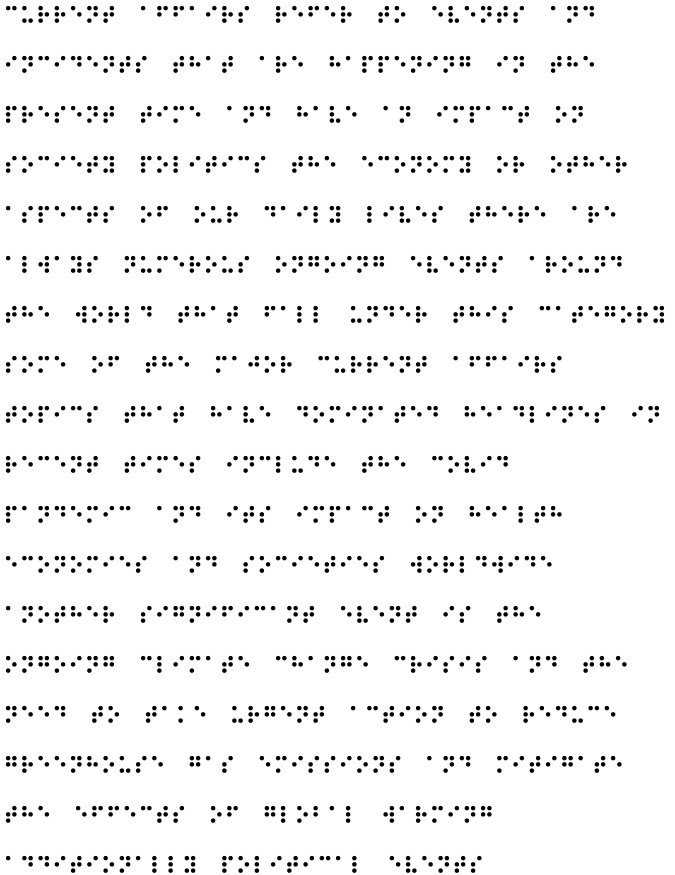
#> input picture Braille.png, 2700 x 3500 px (shown at 1/4 size)
$ python braile_to_english.py
#> lines starting #> are read from the running program, lines starting #| are printed output that depends on the picture; after the words box and inside, x2 and y2 are one past the last pixel; in counts of white or black regions, pixels touching at a corner belong together
import cv2
import math
import numpy as np

braille_dict = {
    'a': '100000',
    'b': '101000',
    'c': '110000',
    'd': '110100',
    'e': '100100',
    'f': '111000',
    'g': '111100',
    'h': '101100',
    'i': '011000',
    'j': '011100',
    'k': '100010',
    'l': '101010',
    'm': '110010',
    'n': '110110',
    'o': '100110',
    'p': '111010',
    'q': '111110',
    'r': '101110',
    's': '011010',
    't': '011110',
    'u': '100011',
    'v': '101011',
    'w': '011101',
    'x': '110011',
    'y': '110111',
    'z': '100111',
    ' ': '000000',
}


def find_bounding_boxes(label_matrix, obj_list):
    bounding_boxes = {}

    for label in range(len(obj_list)):
        # Find the rows and columns where the labeled region appears in the label matrix
        rows, cols = np.where(label_matrix == obj_list[label])

        # Calculate the minimum and maximum rows and columns
        min_row = np.min(rows)
        max_row = np.max(rows)
        min_col = np.min(cols)
        max_col = np.max(cols)
        x1 = (max_row + min_row) // 2
        y1 = (min_col + max_col) // 2
        bounding_boxes[label] = (x1, y1)

    return bounding_boxes


def cal_dis(mid_dot):
    p1 = mid_dot[0]
    p2 = mid_dot[1]
    p3 = mid_dot[2]
    dis1 = int(math.hypot(p2[0] - p1[0], p2[1] - p1[1]))
    dis2 = int(math.hypot(p3[0] - p2[0], p3[1] - p2[1]))
    max_dis = int(dis1 + dis2)
    return dis1, max_dis, dis2


def count_object(my_array):
    my_array = np.array(my_array, dtype='uint16')
    m1 = np.pad(my_array, [(1, 1), (1, 1)], mode='constant', constant_values=0)  # padding top and left row of zeors
    obj_list = []
    size = np.shape(m1)  # size of img
    row = size[0]
    col = size[1]
    counter = 0
    label = np.zeros_like(m1)  # label matrix
    for i in range(1, row - 1):
        for j in range(1, col - 1):  # creating label matrix 1st iteration
            if m1[i][j] == 0:
                neighbors = [label[i - 1][j - 1], label[i - 1][j], label[i - 1][j + 1], label[i][j - 1]]  # checking
                # neighbours and giving the minimum value to pixel
                connected_neighbors = [x for x in neighbors if x > 0]
                if connected_neighbors:
                    min_label = min(connected_neighbors)
                    label[i][j] = min_label
                    for neighbor in connected_neighbors:
                        if neighbor != min_label:
                            obj_list[min_label - 1] += obj_list[neighbor - 1]  # creating list to see if the
                            # connected object has any other value
                            obj_list[neighbor - 1] = []  # clearing the overlying neighbours
                else:
                    counter += 1  # if no neighbour iterate
                    label[i][j] = counter
                    obj_list.append([counter])

    obj_list = [obj for obj in obj_list if obj]
    obj_counter = len(obj_list)
    print("number of objects are ", obj_counter)

    rep_labels = {}  # creating dictionary
    for elem in obj_list:
        if len(elem) > 1:
            # use the first element as the representative label for the object
            rep_labels.update({label_val: elem[0] for label_val in elem})

    # replace the labels in the label matrix using the representative labels
    for i in range(1, row - 1):
        for j in range(1, col - 1):
            label_val = label[i][j]
            if label_val in rep_labels:
                label[i][j] = rep_labels[label_val]

    # cv2.imshow("label", label)
    # cv2.waitKey(0)
    cv2.imwrite('label_matrix.png', label)

    return label, obj_list


img = cv2.imread("Braille.png", 0)
#> img: shape (3500, 2700); values 10 (black) and 255 (white), 95.8% white; 1553 black regions, largest, box (x1, y1, x2, y2) and area: (23, 23, 42, 42) 253, (48, 23, 67, 42) 253, (88, 23, 107, 42) 253
size = np.shape(img)
#> size = (3500, 2700)
new_size = (540, 700)
# Resize the image
interpol = cv2.INTER_AREA
gray = cv2.resize(img, new_size, interpolation=interpol)
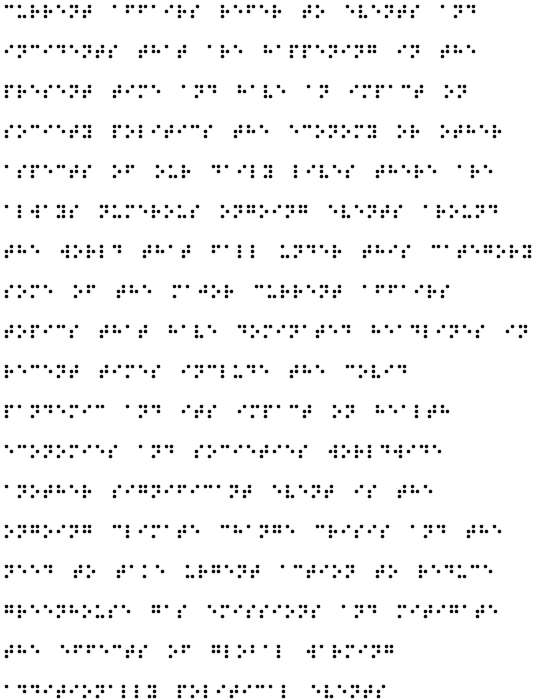
#> gray: shape (700, 540); min 10, max 255, mean 244.8
size = np.shape(gray)
#> size = (700, 540)
for i in range(size[0]):  # restricting it to 1 level
    for j in range(size[1]):
        if gray[i][j] <= 128:
            gray[i][j] = 0
        else:
            gray[i][j] = 255
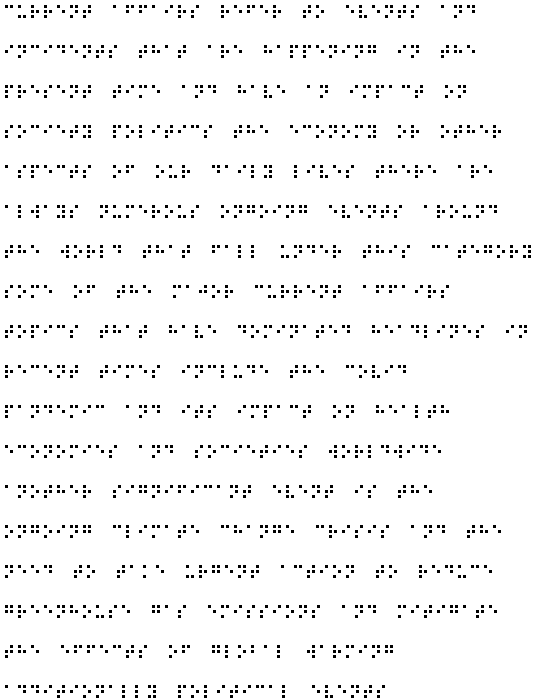
#> gray: shape (700, 540); 96.3% white; black in thin lines or dots

label_matrix, obj_list = count_object(gray)
#> in count_object, `my_array = np.array(my_array, dtype='uint16')`: my_array: shape (700, 540) uint16; 96.3% white; black in thin lines or dots
#> in count_object, `m1 = np.pad(my_array, [(1, 1), (1, 1)], mode='constant', constant_valu..`:
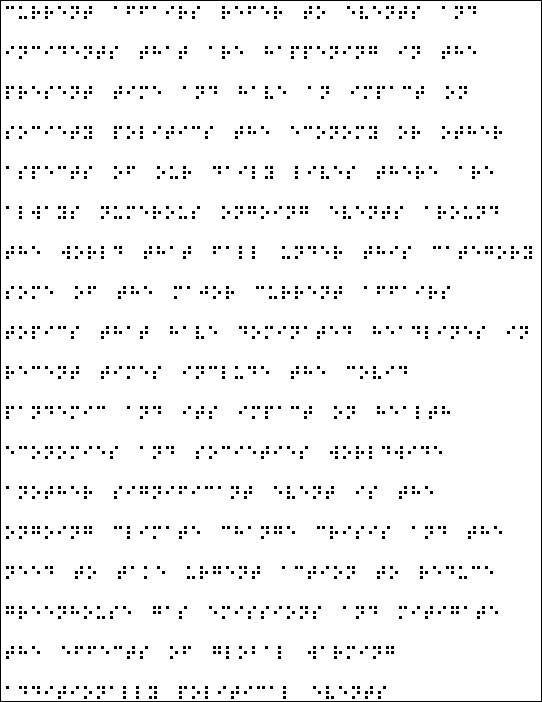
#> m1: shape (702, 542) uint16; 95.7% white; black in thin lines or dots
#> after the loop in count_object, `for i in range(1, row - 1):`:
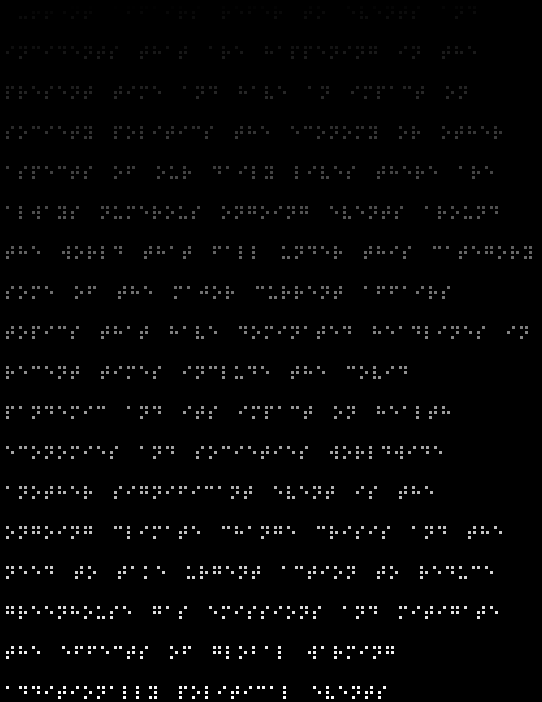
#> label: shape (702, 542) uint16; min 0, max 1553, mean 28.5; drawn with min black and max white
#| number of objects are  1553
#> obj_list = 1553 items, first 6: [1], [2], [3], [4], [5], [6]
mid_dot = find_bounding_boxes(label_matrix, obj_list)
#> the loop in find_bounding_boxes, `for label in range(len(obj_list)):` made 1553 passes
#> (rows, cols, min_row, max_row, min_col, max_col, x1, y1) on passes 1 to 3: ([6, 6, 6, 7, 7, 7, 8, 8, 8], [6, 7, 8, 6, 7, 8, 6, 7, 8], 6, 8, 6, 8, 7, 7), ([6, 6, 6, 7, 7, 7, 8, 8, 8], [11, 12, 13, 11, 12, 13, 11, 12, 13], 6, 8, 11, 13, 7, 12), ([6, 6, 6, 7, 7, 7, 8, 8, 8], [19, 20, 21, 19, 20, 21, 19, 20, 21], 6, 8, 19, 21, 7, 20)
#> after the loop in find_bounding_boxes, `for label in range(len(obj_list)):`: bounding_boxes = 1553 items
#> mid_dot = 1553 items

min_dis, max_dis, threshold_dis = cal_dis(mid_dot)
#> in cal_dis, `p1 = mid_dot[0]`: p1 = (7, 7)
#> in cal_dis, `p2 = mid_dot[1]`: p2 = (7, 12)
#> in cal_dis, `p3 = mid_dot[2]`: p3 = (7, 20)
#> in cal_dis, `dis1 = int(math.hypot(p2[0] - p1[0], p2[1] - p1[1]))`: dis1 = 5
#> in cal_dis, `dis2 = int(math.hypot(p3[0] - p2[0], p3[1] - p2[1]))`: dis2 = 8
#> in cal_dis, `max_dis = int(dis1 + dis2)`: max_dis = 13
#> min_dis = 5; max_dis = 13; threshold_dis = 8

# set to keep track of unique values
unique_row = set()
unique_col = set()

# iterate through values in the dictionary
for value in mid_dot.values():
    # add first value in tuple to set
    unique_row.add(value[0])
    unique_col.add(value[1])
#> this loop made 1553 passes
#> after the loop, unique_col = 190 items; unique_row = 54 items
# convert set back to list
unique_row_list = sorted(list(unique_row))  # all the rows where the values start
#> unique_row_list = 54 values from 7 to 697
unique_col_list = sorted(list(unique_col))
#> unique_col_list = 190 values from 7 to 530
z1 = len(unique_row_list)
#> z1 = 54
z2 = len(unique_col_list)
#> z2 = 190
char_list = []

prev_key =0
range1 = (2 * min_dis) + 1
#> range1 = 11
range2 = min_dis + 1
#> range2 = 6
for l in range(0, z1, 3):  # iterating column by columnn
    k = unique_col_list[0]
    line_ended = False
    while True:
        my_list = []
        exist = True
        n = unique_row_list[l]
        o = k
        for m in range(n, n + range1, min_dis):
            for t in range(o, o + range2, min_dis):
                if label_matrix[m][t] != 0:
                    my_list.append(1)
                else:
                    my_list.append(0)

        binary_str = ''.join(map(str, my_list))
        if binary_str in braille_dict.values():
            for character, dots_str in braille_dict.items():
                if dots_str == binary_str:
                    char_list.append(character)
                    break
        if len(char_list) > 1:
            if char_list[-1] == ' ':
                k = k + max_dis + min_dis
                num1 = n
                matching_items = {i: v for i, v in mid_dot.items() if v[0] == num1}
                closest_key1 = min(matching_items, key=lambda i: abs(matching_items[i][1] - k))

                num1 = n + 5
                matching_items = {i: v for i, v in mid_dot.items() if v[0] == num1}
                closest_key2 = min(matching_items, key=lambda i: abs(matching_items[i][1] - k))

                num1 = n + 10
                matching_items = {i: v for i, v in mid_dot.items() if v[0] == num1}
                closest_key3 = min(matching_items, key=lambda i: abs(matching_items[i][1] - k))

                m1 = mid_dot[closest_key1]
                m2 = mid_dot[closest_key2]
                m3 = mid_dot[closest_key3]
                m = [k - m1[1], k - m2[1], k - m3[1]]
                min_val = min(x for x in m if x > 0)
                if min_val == k - m1[1]:
                    closest_m = m1
                elif min_val == k - m2[1]:
                    closest_m = m2
                else:
                    closest_m = m3

                k=int(closest_m[1])
                if prev_key != k:
                    prev_key=k
                else:
                    line_ended = False
                    break

            else:
                k = k + max_dis
            if k > 537:
                break
        else:
            k = k + max_dis

        if line_ended:
            del char_list[-1]
            break
#> after the loop, char_list = 653 items, first 6: 'c', 'u', 'r', 'r', 'e', 'n'; prev_key = 384


decode_str = ''.join(map(str, char_list))
print(decode_str)
#> (printed output is left out)
with open('outputfile2.txt', 'w') as f:
    # Write the string to the file
    f.write(decode_str)
